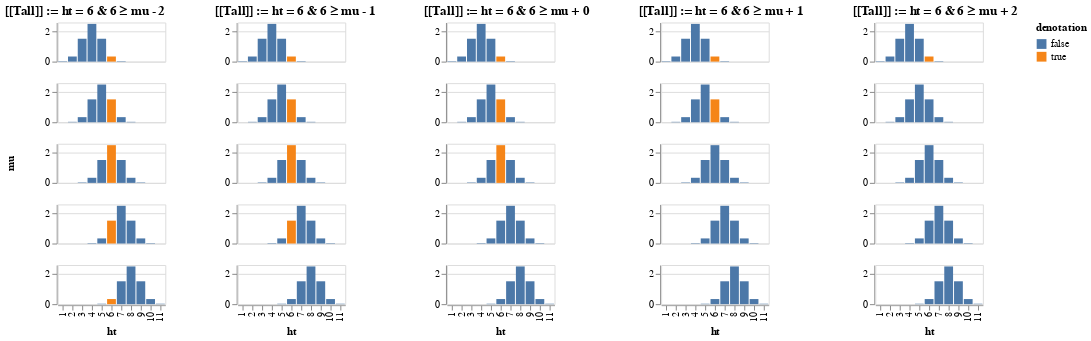

Here is the notebook cell this chart was saved with:
### Markdown cell above
All adjectival utterances are now interpreted as entailing that John's height is 6

In the baseline lexicon `denExact0`, this is all that is contributed by an utterance

Other interpretations place John's height at 6 and additionally guarantee that John's height is within a certain upper/lower percentile of the comparison class

\begin{equation}[\![\text{John is 6-tall}]\!]_{\sigma} := \lambda \langle w,\mu\rangle.\, \textsf{ht}_w(\textsf{j}) = 6 \land 6 \geq \mu + \sigma\end{equation}

### Code cell
readFile "exactDens.vl" >>= \js -> pure (Display [vegalite js])

### Figure 1 — Vega-Lite specification as saved in the notebook (floating-point values rounded to 4 significant figures)
{"$schema": "https://vega.github.io/schema/vega-lite/v3.json", "config": {}, "data": {"values": [{"mu": 4, "w": 1}, {"mu": 4, "w": 2}, {"mu": 4, "w": 3}, {"mu": 4, "w": 4}, {"mu": 4, "w": 5}, {"mu": 4, "w": 6}, {"mu": 4, "w": 7}, {"mu": 4, "w": 8}, {"mu": 4, "w": 9}, {"mu": 4, "w": 10}, {"mu": 4, "w": 11}, {"mu": 5, "w": 1}, {"mu": 5, "w": 2}, {"mu": 5, "w": 3}, {"mu": 5, "w": 4}, {"mu": 5, "w": 5}, {"mu": 5, "w": 6}, {"mu": 5, "w": 7}, {"mu": 5, "w": 8}, {"mu": 5, "w": 9}, {"mu": 5, "w": 10}, {"mu": 5, "w": 11}, {"mu": 6, "w": 1}, {"mu": 6, "w": 2}, {"mu": 6, "w": 3}, {"mu": 6, "w": 4}, {"mu": 6, "w": 5}, {"mu": 6, "w": 6}, {"mu": 6, "w": 7}, {"mu": 6, "w": 8}, {"mu": 6, "w": 9}, {"mu": 6, "w": 10}, {"mu": 6, "w": 11}, {"mu": 7, "w": 1}, {"mu": 7, "w": 2}, {"mu": 7, "w": 3}, {"mu": 7, "w": 4}, {"mu": 7, "w": 5}, {"mu": 7, "w": 6}, {"mu": 7, "w": 7}, {"mu": 7, "w": 8}, {"mu": 7, "w": 9}, {"mu": 7, "w": 10}, {"mu": 7, "w": 11}, {"mu": 8, "w": 1}, {"mu": 8, "w": 2}, {"mu": 8, "w": 3}, {"mu": 8, "w": 4}, {"mu": 8, "w": 5}, {"mu": 8, "w": 6}, {"mu": 8, "w": 7}, {"mu": 8, "w": 8}, {"mu": 8, "w": 9}, {"mu": 8, "w": 10}, {"mu": 8, "w": 11}]}, "description": "Plots a function using a generated sequence.", "hconcat": [{"encoding": {"color": {"field": "den", "title": "denotation", "type": "nominal"}, "row": {"field": "mu", "header": {"labelFontSize": 0}, "type": "nominal"}, "x": {"field": "w", "title": "ht", "type": "nominal"}, "y": {"field": "y", "title": "", "type": "quantitative"}}, "height": 40, "mark": "bar", "title": "[[Tall]] := ht = 6 & 6 ≥ mu - 2", "transform": [{"as": "den", "calculate": "datum.w == 6 && 6 - datum.mu >= -2"}], "width": 110}, {"encoding": {"color": {"field": "den", "type": "nominal"}, "row": {"field": "mu", "header": {"labelFontSize": 0}, "title": "", "type": "nominal"}, "x": {"field": "w", "title": "ht", "type": "nominal"}, "y": {"field": "y", "title": "", "type": "quantitative"}}, "height": 40, "mark": "bar", "title": "[[Tall]] := ht = 6 & 6 ≥ mu - 1", "transform": [{"as": "den", "calculate": "datum.w == 6 && 6 - datum.mu >= -1"}], "width": 110}, {"encoding": {"color": {"field": "den", "type": "nominal"}, "row": {"field": "mu", "header": {"labelFontSize": 0}, "title": "", "type": "nominal"}, "x": {"field": "w", "title": "ht", "type": "nominal"}, "y": {"field": "y", "title": "", "type": "quantitative"}}, "height": 40, "mark": "bar", "title": "[[Tall]] := ht = 6 & 6 ≥ mu + 0", "transform": [{"as": "den", "calculate": "datum.w == 6 && 6 - datum.mu >= 0"}], "width": 110}, {"encoding": {"color": {"field": "den", "type": "nominal"}, "row": {"field": "mu", "header": {"labelFontSize": 0}, "title": "", "type": "nominal"}, "x": {"field": "w", "title": "ht", "type": "nominal"}, "y": {"field": "y", "title": "", "type": "quantitative"}}, "height": 40, "mark": "bar", "title": "[[Tall]] := ht = 6 & 6 ≥ mu + 1", "transform": [{"as": "den", "calculate": "datum.w == 6 && 6 - datum.mu >= 1"}], "width": 110}, {"encoding": {"color": {"field": "den", "type": "nominal"}, "row": {"field": "mu", "header": {"labelFontSize": 0}, "title": "", "type": "nominal"}, "x": {"field": "w", "title": "ht", "type": "nominal"}, "y": {"field": "y", "title": "", "type": "quantitative"}}, "height": 40, "mark": "bar", "title": "[[Tall]] := ht = 6 & 6 ≥ mu + 2", "transform": [{"as": "den", "calculate": "datum.w == 6 && 6 - datum.mu >= 2"}], "width": 110}], "spacing": 50, "transform": [{"as": "y", "calculate": "exp(-pow(datum.w - datum.mu,2)/(2*pow(1,2)))/1*sqrt(2*PI)"}]}
